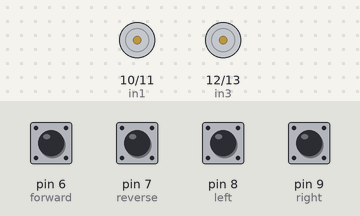
The sketch below on a simulated Arduino Uno, built with avr-gcc and run on an emulated ATmega328P. Parts: motor-driver pin pairs drawn as motors (green arrow = first pin HIGH = forward, orange = second pin HIGH = backward, longer = more drive). The inputs (shaded band) are chosen by the test bench; at power-on: pin 6 (forward), pin 7 (reverse), pin 8 (left), pin 9 (right) HIGH. What the sketch prints to the serial monitor is not drawn.

Above: at 1.2 s.
1.3 s: pin 6 (forward) pulled LOW for 0.15 s
At 1.38 s:
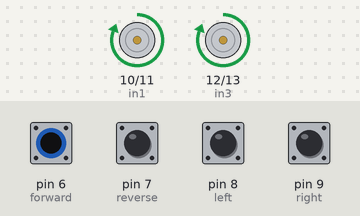
2.9 s: pin 7 (reverse) pulled LOW for 0.15 s
At 2.98 s:
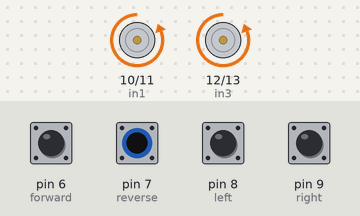
4.5 s: pin 8 (left) pulled LOW for 0.15 s
At 4.58 s:
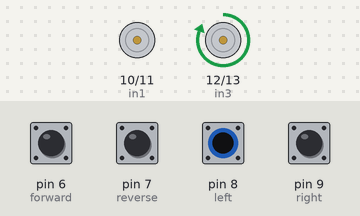
6.1 s: pin 9 (right) pulled LOW for 0.15 s
At 6.18 s:
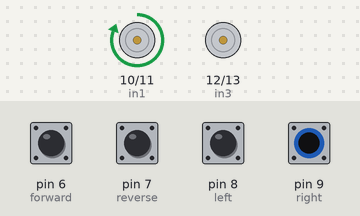
7.7 s: pin 6 (forward) pulled LOW for 1 s
At 9.9 s:
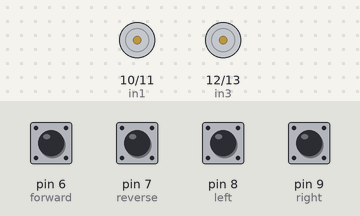
11.7 s: pin 8 (left) pulled LOW for 1 s
At 12.0 s:
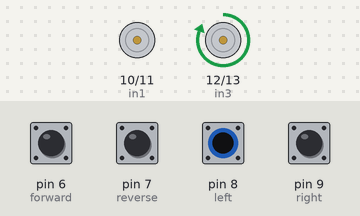
Timing chart, 0 to 14.7 s (numbered marks = the images above; inputs shaded):
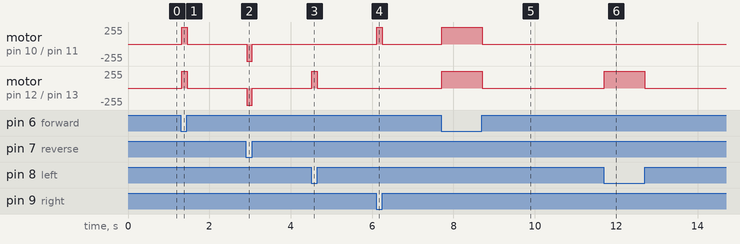

The sketch:

motor_control.ino
```cpp
int forward = 6;
int reverse = 7;
int left = 8;
int right = 9;

int in1 = 10;
int in2 = 11;
int in3 = 12;
int in4 = 13;
void setup() {
 pinMode(in1,OUTPUT);
 pinMode(in2,OUTPUT);
 pinMode(in3,OUTPUT);
 pinMode(in4,OUTPUT);
 pinMode(forward,INPUT_PULLUP);
 pinMode(reverse,INPUT_PULLUP);
 pinMode(left,INPUT_PULLUP);
 pinMode(right,INPUT_PULLUP);
 Serial.begin(9600);
}

void loop() {
  if(digitalRead(forward) == LOW){
   Serial.println("FORWARD!");
   fw();
  }
 if(digitalRead(reverse) == LOW){
   Serial.println("REVERSE!");
   rv();
  }
  if(digitalRead(left) == LOW){
   Serial.println("LEFT!");
   l();
  }
  if(digitalRead(right) == LOW){
   Serial.println("RIGHT!");
   r();
  }
  if(digitalRead(forward) == HIGH && digitalRead(reverse) == HIGH && digitalRead(left) == HIGH && digitalRead(right) == HIGH){
    stp();
    Serial.println("STOP");
  }
}
void fw(){
  digitalWrite(in1,HIGH);
  digitalWrite(in2,LOW);
  digitalWrite(in3,HIGH);
  digitalWrite(in4,LOW);
}
void stp(){
  digitalWrite(in1,LOW);
  digitalWrite(in2,LOW);
  digitalWrite(in3,LOW);
  digitalWrite(in4,LOW);
}
void rv(){
  digitalWrite(in1,LOW);
  digitalWrite(in2,HIGH);
  digitalWrite(in3,LOW);
  digitalWrite(in4,HIGH);
}
void l(){
  digitalWrite(in1,LOW);
  digitalWrite(in2,LOW);
  digitalWrite(in3,HIGH);
  digitalWrite(in4,LOW);
}
void r(){
  digitalWrite(in1,HIGH);
  digitalWrite(in2,LOW);
  digitalWrite(in3,LOW);
  digitalWrite(in4,LOW);
}
```

Measured:
- after the input at 1.3 s, motor on pin 10 (in1) / pin 11 (in2), motor on pin 12 (in3) / pin 13 (in4): stopped → forward 255/255 at once, → stopped 0.14 s later
- after the input at 2.9 s, motor on pin 10 (in1) / pin 11 (in2), motor on pin 12 (in3) / pin 13 (in4): stopped → backward 255/255 at once, → stopped 0.14 s later
- after the input at 4.5 s, motor on pin 12 (in3) / pin 13 (in4): stopped → forward 255/255 at once, → stopped 0.14 s later
- after the input at 6.1 s, motor on pin 10 (in1) / pin 11 (in2): stopped → forward 255/255 at once, → stopped 0.14 s later
- after the input at 7.7 s, motor on pin 10 (in1) / pin 11 (in2), motor on pin 12 (in3) / pin 13 (in4): stopped → forward 255/255 at once, → stopped 1.0 s later
- after the input at 11.7 s, motor on pin 12 (in3) / pin 13 (in4): stopped → forward 255/255 at once, → stopped 0.99 s later
